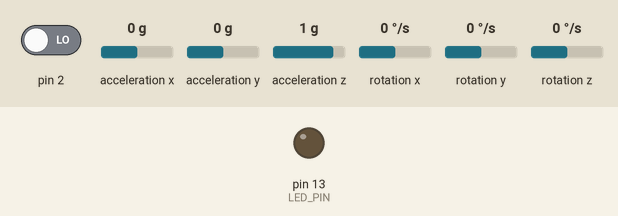
Simulated run of this sketch. Board: Arduino Uno, built with avr-gcc and run on an emulated ATmega328P. Parts: output pins drawn as LEDs (lit = HIGH). Dashed ring = blinking. The test bench sets the inputs (shaded band); at power-on: pin 2 LOW, acceleration x 0 g, acceleration y 0 g, acceleration z 1 g, rotation x 0 °/s, rotation y 0 °/s, rotation z 0 °/s. The sensor or clock chip raises its interrupt line as the real part does; what the sketch prints to the serial monitor is not drawn.

Above: at 0.1 s.
At 0.67 s:
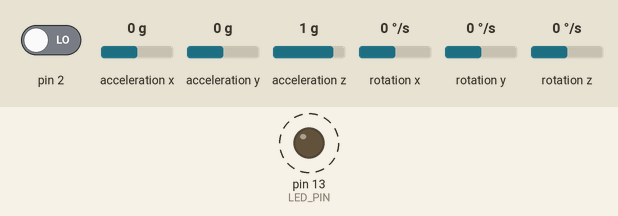
Timing chart, 0 to 3.5 s (numbered marks = the images above):
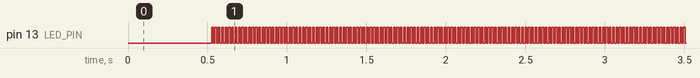

Measured:
- by itself, pin 13 (LED_PIN): alternates HIGH for 0.01 s and LOW for 0.01 s

The sketch:

magisterka_kalman.ino
```cpp
#include <Wire.h>
#include "I2Cdev.h"
#include "MPU6050_6Axis_MotionApps20.h"

MPU6050 mpu; // adres 0x68 (AD0 LOW)


#define LED_PIN 13 // (Arduino is 13, Teensy is 11, Teensy++ is 6)
bool blinkState = false;

// MPU control/status vars
bool dmpReady = false;  // set true if DMP init was successful
uint8_t mpuIntStatus;   // holds actual interrupt status byte from MPU
uint8_t devStatus;      // return status after each device operation (0 = success, !0 = error)
uint16_t packetSize;    // expected DMP packet size (default is 42 bytes)
uint16_t fifoCount;     // count of all bytes currently in FIFO
uint8_t fifoBuffer[64]; // FIFO storage buffer

// orientation/motion vars
Quaternion q;           // [w, x, y, z]         quaternion container
VectorFloat gravity;    // [x, y, z]            gravity vector
float ypr[3];           // [yaw, pitch, roll]   yaw/pitch/roll container and gravity vector

int16_t ax, ay, az;
int16_t gx, gy, gz;

bool oneTime = false;


// ================================================================
// ===               INTERRUPT DETECTION ROUTINE                ===
// ================================================================

volatile bool mpuInterrupt = false;     // indicates whether MPU interrupt pin has gone high
void dmpDataReady()
{
  mpuInterrupt = true;
}

void setup() {

  Wire.begin();
  TWBR = 24;

  Serial.begin(115200);


  // initialize device
  Serial.println(F("Initializing I2C devices..."));
  mpu.initialize();

  // verify connection
  Serial.println(F("Testing device connections..."));
  Serial.println(mpu.testConnection() ? F("MPU6050 connection successful") : F("MPU6050 connection failed"));
  delay(2);
  //  // wait for ready
  //  Serial.println(F("\nSend any character to begin DMP programming and demo: "));
  //  while (Serial.available() && Serial.read()); // empty buffer
  //  while (!Serial.available());                 // wait for data
  //  while (Serial.available() && Serial.read()); // empty buffer again

  // load and configure the DMP
  Serial.println(F("Initializing DMP..."));
  devStatus = mpu.dmpInitialize();

  //  mpu.setFullScaleGyroRange(MPU6050_GYRO_FS_250);
  //  mpu.setFullScaleAccelRange(MPU6050_ACCEL_FS_2);

  // supply your own gyro offsets here, scaled for min sensitivity
  mpu.setXGyroOffset(25);
  mpu.setYGyroOffset(12);
  mpu.setZGyroOffset(-9);
  //-4503  -1159 830 28  8 -10

  mpu.setXAccelOffset(-4503);
  mpu.setYAccelOffset(-1159);
  mpu.setZAccelOffset(830);
  //  Your offsets:  -4496 -1171 828 26  5 -10
  //
  //Data is printed as: acelX acelY acelZ giroX giroY giroZ

  // make sure it worked (returns 0 if so)
  if (devStatus == 0) {
    // turn on the DMP, now that it's ready
    Serial.println(F("Enabling DMP..."));
    mpu.setDMPEnabled(true);

    // enable Arduino interrupt detection
    Serial.println(F("Enabling interrupt detection (Arduino external interrupt 0)..."));
    attachInterrupt(0, dmpDataReady, RISING);
    mpuIntStatus = mpu.getIntStatus();

    // set our DMP Ready flag so the main loop() function knows it's okay to use it
    Serial.println(F("DMP ready! Waiting for first interrupt..."));
    dmpReady = true;

    // get expected DMP packet size for later comparison
    packetSize = mpu.dmpGetFIFOPacketSize();
  } else {
    // ERROR!
    // 1 = initial memory load failed
    // 2 = DMP configuration updates failed
    // (if it's going to break, usually the code will be 1)
    Serial.print(F("DMP Initialization failed (code "));
    Serial.print(devStatus);
    Serial.println(F(")"));

  }
  // configure LED for output
  pinMode(LED_PIN, OUTPUT);
}

void loop() {
  // if programming failed, don't try to do anything
  if (!dmpReady) return;

  // wait for MPU interrupt or extra packet(s) available
  while (!mpuInterrupt && fifoCount < packetSize) {
    if (oneTime) {
      oneTime = false;
      mpu.getMotion6(&ax, &ay, &az, &gx, &gy, &gz);


      /* Print Data */
#if 1 // Set to 1 to activate
      Serial.print(ax); Serial.print("\t");
      Serial.print(ay); Serial.print("\t");
      Serial.print(az); Serial.print("\t");
      Serial.print(gx); Serial.print("\t");
      Serial.print(gy); Serial.print("\t");
      Serial.print(gz); Serial.print("\t");
      // Serial.print("\t");
#endif
      Serial.print("\r\n");

    }
    // other program behavior stuff here
    // .
    // .
    // .
    // if you are really paranoid you can frequently test in between other
    // stuff to see if mpuInterrupt is true, and if so, "break;" from the
    // while() loop to immediately process the MPU data
    // .
    // .
    // .

  }
  oneTime = true;
  // reset interrupt flag and get INT_STATUS byte
  mpuInterrupt = false;
  mpuIntStatus = mpu.getIntStatus();

  // get current FIFO count
  fifoCount = mpu.getFIFOCount();

  // check for overflow (this should never happen unless our code is too inefficient)
  if ((mpuIntStatus & 0x10) || fifoCount == 1024) {
    // reset so we can continue cleanly
    mpu.resetFIFO();
    Serial.println(F("FIFO overflow!"));

    // otherwise, check for DMP data ready interrupt (this should happen frequently)
  } else if (mpuIntStatus & 0x02) {
    // wait for correct available data length, should be a VERY short wait
    while (fifoCount < packetSize) fifoCount = mpu.getFIFOCount();

    // read a packet from FIFO
    mpu.getFIFOBytes(fifoBuffer, packetSize);

    // track FIFO count here in case there is > 1 packet available
    // (this lets us immediately read more without waiting for an interrupt)
    fifoCount -= packetSize;

#if 1//OUTPUT_READABLE_YAWPITCHROLL
    // display Euler angles in degrees
    mpu.dmpGetQuaternion(&q, fifoBuffer);
    mpu.dmpGetGravity(&gravity, &q);
    mpu.dmpGetYawPitchRoll(ypr, &q, &gravity);
    Serial.print("ypr\t");
    Serial.print(ypr[0] * 180 / M_PI);
    Serial.print("\t");
    Serial.print(ypr[1] * 180 / M_PI);
    Serial.print("\t");
    Serial.print(ypr[2] * 180 / M_PI);
    Serial.print("\t\r\n");
#endif

    // blink LED to indicate activity
    blinkState = !blinkState;
    digitalWrite(LED_PIN, blinkState);

    // delay(2);
  }

}
```

Kalman.cpp
```cpp
// (licence header left out)
#include "Kalman.h"

Kalman::Kalman() {
    /* We will set the variables like so, these can also be tuned by the user */
    Q_angle = 0.001f;
    Q_bias = 0.003f;
    R_measure = 0.03f;

    angle = 0.0f; // Reset the angle
    bias = 0.0f; // Reset bias

    P[0][0] = 0.0f; // Since we assume that the bias is 0 and we know the starting angle (use setAngle), the error covariance matrix is set like so - see: http://en.wikipedia.org/wiki/Kalman_filter#Example_application.2C_technical
    P[0][1] = 0.0f;
    P[1][0] = 0.0f;
    P[1][1] = 0.0f;
};

// The angle should be in degrees and the rate should be in degrees per second and the delta time in seconds
float Kalman::getAngle(float newAngle, float newRate, float dt) {
    // KasBot V2  -  Kalman filter module - http://www.x-firm.com/?page_id=145
    // Modified by Kristian Lauszus
    // See my blog post for more information: http://blog.tkjelectronics.dk/2012/09/a-practical-approach-to-kalman-filter-and-how-to-implement-it

    // Discrete Kalman filter time update equations - Time Update ("Predict")
    // Update xhat - Project the state ahead
    /* Step 1 */
    rate = newRate - bias;
    angle += dt * rate;

    // Update estimation error covariance - Project the error covariance ahead
    /* Step 2 */
    P[0][0] += dt * (dt*P[1][1] - P[0][1] - P[1][0] + Q_angle);
    //P[0][0] += dt * (P[1][1] + P[0][1]) + Q_angle * dt;
    P[0][1] -= dt * P[1][1];
    P[1][0] -= dt * P[1][1];
    P[1][1] += Q_bias * dt;

    // Discrete Kalman filter measurement update equations - Measurement Update ("Correct")
    // Calculate Kalman gain - Compute the Kalman gain
    /* Step 4 */
    float S = P[0][0] + R_measure; // Estimate error
    /* Step 5 */
    float K[2]; // Kalman gain - This is a 2x1 vector
    K[0] = P[0][0] / S;
    K[1] = P[1][0] / S;

    // Calculate angle and bias - Update estimate with measurement zk (newAngle)
    /* Step 3 */
    float y = newAngle - angle; // Angle difference
    /* Step 6 */
    angle += K[0] * y;
    bias += K[1] * y;

    // Calculate estimation error covariance - Update the error covariance
    /* Step 7 */
    float P00_temp = P[0][0];
    float P01_temp = P[0][1];

    P[0][0] -= K[0] * P00_temp;
    P[0][1] -= K[0] * P01_temp;
    P[1][0] -= K[1] * P00_temp;
    P[1][1] -= K[1] * P01_temp;

    return angle;
};

void Kalman::setAngle(float angle) { this->angle = angle; }; // Used to set angle, this should be set as the starting angle
float Kalman::getRate() { return this->rate; }; // Return the unbiased rate

/* These are used to tune the Kalman filter */
void Kalman::setQangle(float Q_angle) { this->Q_angle = Q_angle; };
void Kalman::setQbias(float Q_bias) { this->Q_bias = Q_bias; };
void Kalman::setRmeasure(float R_measure) { this->R_measure = R_measure; };

float Kalman::getQangle() { return this->Q_angle; };
float Kalman::getQbias() { return this->Q_bias; };
float Kalman::getRmeasure() { return this->R_measure; };
```

Kalman.h
```cpp
// (licence header left out)
#ifndef _Kalman_h_
#define _Kalman_h_

class Kalman {
public:
    Kalman();

    // The angle should be in degrees and the rate should be in degrees per second and the delta time in seconds
    float getAngle(float newAngle, float newRate, float dt);

    void setAngle(float angle); // Used to set angle, this should be set as the starting angle
    float getRate(); // Return the unbiased rate

    /* These are used to tune the Kalman filter */
    void setQangle(float Q_angle);
    void setQbias(float Q_bias);
    void setRmeasure(float R_measure);

    float getQangle();
    float getQbias();
    float getRmeasure();

private:
    /* Kalman filter variables */
    float Q_angle; // Process noise variance for the accelerometer
    float Q_bias; // Process noise variance for the gyro bias
    float R_measure; // Measurement noise variance - this is actually the variance of the measurement noise

    float angle; // The angle calculated by the Kalman filter - part of the 2x1 state vector
    float bias; // The gyro bias calculated by the Kalman filter - part of the 2x1 state vector
    float rate; // Unbiased rate calculated from the rate and the calculated bias - you have to call getAngle to update the rate

    float P[2][2]; // Error covariance matrix - This is a 2x2 matrix
};

#endif
```
